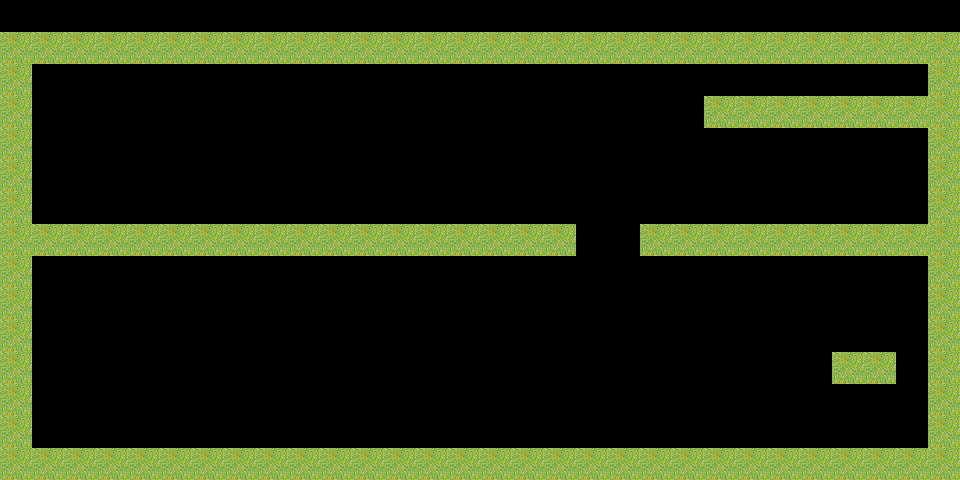

A level layout from a 2D game, rendered from its tile map. Below: a short description, then the map file with its tile-grid data intact:
An orthogonal 30x15 tile map with 32x32 px tiles, 3 tile layers (GROUND0, players, OBSTACLES) and 2 objects (START, EXIT).

<map version="1.9" tiledversion="1.9.2" orientation="orthogonal" renderorder="left-down" width="30" height="15" tilewidth="32" tileheight="32" infinite="0" nextlayerid="9" nextobjectid="4">
 <tileset firstgid="1" source="DAMCorp_tuiles.tsx" />
 <layer id="7" name="GROUND0" width="30" height="15" locked="1">
  <data encoding="csv">
14,14,14,14,14,14,14,14,14,14,14,14,14,14,14,14,14,14,14,14,14,14,14,14,14,14,14,14,14,14,
14,14,14,14,14,14,14,14,14,14,14,14,14,14,14,14,14,14,14,14,14,14,14,14,14,14,14,14,14,14,
14,14,14,14,14,14,14,14,14,14,14,14,14,14,14,14,14,14,14,14,14,14,14,14,14,14,14,14,14,14,
14,14,14,14,14,14,14,14,14,14,14,14,14,14,14,14,14,14,14,14,14,14,14,14,14,14,14,14,14,14,
14,14,14,14,14,14,14,14,14,14,14,14,14,14,14,14,14,14,14,14,14,14,14,14,14,14,14,14,14,14,
14,14,14,14,14,14,14,14,14,14,14,14,14,14,14,14,14,14,14,14,14,14,14,14,14,14,14,14,14,14,
14,14,14,14,14,14,14,14,14,14,14,14,14,14,14,14,14,14,14,14,14,14,14,14,14,14,14,14,14,14,
14,14,14,14,14,14,14,14,14,14,14,14,14,14,14,14,14,14,14,14,14,14,14,14,14,14,14,14,14,14,
14,14,14,14,14,14,14,14,14,14,14,14,14,14,14,14,14,14,14,14,14,14,14,14,14,14,14,14,14,14,
14,14,14,14,14,14,14,14,14,14,14,14,14,14,14,14,14,14,14,14,14,14,14,14,14,14,14,14,14,14,
14,14,14,14,14,14,14,14,14,14,14,14,14,14,14,14,14,14,14,14,14,14,14,14,14,14,14,14,14,14,
14,14,14,14,14,14,14,14,14,14,14,14,14,14,14,14,14,14,14,14,14,14,14,14,14,14,14,14,14,14,
14,14,14,14,14,14,14,14,14,14,14,14,14,14,14,14,14,14,14,14,14,14,14,14,14,14,14,14,14,14,
14,14,14,14,14,14,14,14,14,14,14,14,14,14,14,14,14,14,14,14,14,14,14,14,14,14,14,14,14,14,
14,14,14,14,14,14,14,14,14,14,14,14,14,14,14,14,14,14,14,14,14,14,14,14,14,14,14,14,14,14
</data>
 </layer>
 <layer id="8" name="players" width="30" height="15">
  <data encoding="csv">
0,0,0,0,0,0,0,0,0,0,0,0,0,0,0,0,0,0,0,0,0,0,0,0,0,0,0,0,0,0,
24,24,24,24,24,24,24,24,24,24,24,24,24,24,24,24,24,24,24,24,24,24,24,24,24,24,24,24,24,24,
24,0,0,0,0,0,0,0,0,0,0,0,0,0,0,0,0,0,0,0,0,0,0,0,0,0,0,0,0,24,
24,0,0,0,0,0,0,0,0,0,0,0,0,0,0,0,0,0,0,0,0,0,0,0,0,0,0,0,0,24,
24,0,0,0,0,0,0,0,0,0,0,0,0,0,0,0,0,0,0,0,0,0,0,0,0,0,0,0,0,24,
24,0,0,0,0,0,0,0,0,0,0,0,0,0,0,0,0,0,0,0,0,0,0,0,0,0,0,0,0,24,
24,0,0,0,0,0,0,0,0,0,0,0,0,0,0,0,0,0,0,0,0,0,0,0,0,0,0,0,0,24,
24,24,24,24,24,24,24,24,24,24,24,24,24,24,24,24,24,24,0,0,24,24,24,24,24,24,24,24,24,24,
24,0,0,0,0,0,0,0,0,0,0,0,0,0,0,0,0,0,0,0,0,0,0,0,0,0,0,0,0,24,
24,0,0,0,0,0,0,0,0,0,0,0,0,0,0,0,0,0,0,0,0,0,0,0,0,0,0,0,0,24,
24,0,0,0,0,0,0,0,0,0,0,0,0,0,0,0,0,0,0,0,0,0,0,0,0,0,0,0,0,24,
24,0,0,0,0,0,0,0,0,0,0,0,0,0,0,0,0,0,0,0,0,0,0,0,0,0,0,0,0,24,
24,0,0,0,0,0,0,0,0,0,0,0,0,0,0,0,0,0,0,0,0,0,0,0,0,0,0,0,0,24,
24,0,0,0,0,0,0,0,0,0,0,0,0,0,0,0,0,0,0,0,0,0,0,0,0,0,0,0,0,24,
24,24,24,24,24,24,24,24,24,24,24,24,24,24,24,24,24,24,24,24,24,24,24,24,24,24,24,24,24,24
</data>
 </layer>
 <objectgroup id="6" name="TRIGGERS" locked="1">
  <object id="1" name="START" x="84.6667" y="300" width="117.333" height="60.3333" />
  <object id="3" name="EXIT" x="788.667" y="121.091" width="54.8182" height="19.0303" />
 </objectgroup>
 <layer id="3" name="OBSTACLES" width="30" height="15" locked="1">
  <data encoding="csv">
0,0,0,0,0,0,0,0,0,0,0,0,0,0,0,0,0,0,0,0,0,0,0,0,0,0,0,0,0,0,
1,1,1,1,1,1,1,1,1,1,1,1,1,1,1,1,1,1,1,1,1,1,1,1,1,1,1,1,1,1,
1,0,0,0,0,0,0,0,0,0,0,0,0,0,0,0,0,0,0,0,0,0,0,0,0,0,0,0,0,1,
1,0,0,0,0,0,0,0,0,0,0,0,0,0,0,0,0,0,0,0,0,0,1,1,1,1,1,1,1,1,
1,0,0,0,0,0,0,0,0,0,0,0,0,0,0,0,0,0,0,0,0,0,0,0,0,0,0,0,0,1,
1,0,0,0,0,0,0,0,0,0,0,0,0,0,0,0,0,0,0,0,0,0,0,0,0,0,0,0,0,1,
1,0,0,0,0,0,0,0,0,0,0,0,0,0,0,0,0,0,0,0,0,0,0,0,0,0,0,0,0,1,
1,1,1,1,1,1,1,1,1,1,1,1,1,1,1,1,1,1,0,0,1,1,1,1,1,1,1,1,1,1,
1,0,0,0,0,0,0,0,0,0,0,0,0,0,0,0,0,0,0,0,0,0,0,0,0,0,0,0,0,1,
1,0,0,0,0,0,0,0,0,0,0,0,0,0,0,0,0,0,0,0,0,0,0,0,0,0,0,0,0,1,
1,0,0,0,0,0,0,0,0,0,0,0,0,0,0,0,0,0,0,0,0,0,0,0,0,0,0,0,0,1,
1,0,0,0,0,0,0,0,0,0,0,0,0,0,0,0,0,0,0,0,0,0,0,0,0,0,1,1,0,1,
1,0,0,0,0,0,0,0,0,0,0,0,0,0,0,0,0,0,0,0,0,0,0,0,0,0,0,0,0,1,
1,0,0,0,0,0,0,0,0,0,0,0,0,0,0,0,0,0,0,0,0,0,0,0,0,0,0,0,0,1,
1,1,1,1,1,1,1,1,1,1,1,1,1,1,1,1,1,1,1,1,1,1,1,1,1,1,1,1,1,1
</data>
 </layer>
</map>